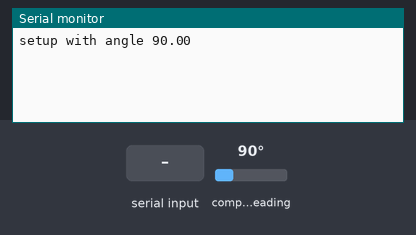
A sketch run on a simulated ESP32. On the bench: the last lines printed to the serial monitor. Wiring (inferred from the names in the program): AS5600 angle sensor at I2C address 0x36. The test bench sets the inputs (shaded band); at power-on: compass heading 90°. Stepper angles assume 200 steps per turn.

Above: at 1.2 s.
1.3 s: "x,45\n" received over Serial
At 1.8 s:
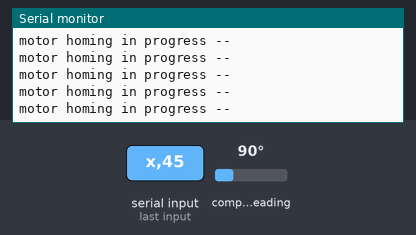
4.3 s: compass heading set to 7°
At 4.8 s:
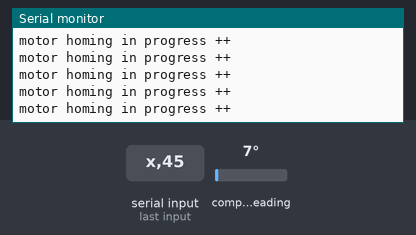

Measured:
- after the input at 1.3 s, the serial monitor: prints a new line at once (image 1)
- after the input at 4.3 s, the serial monitor: prints a new line at once (image 2)

The sketch:

enc_fmod_lib.ino
```cpp
#include "SCAS5600.h"
#include <AccelStepper.h>
int x = 0;
#define DIR 22
#define STEP 23

#define MS1 18
#define MS2 19
#define MS3 21
long init_steps = 0;
AccelStepper stepper(1, STEP, DIR);
SCAS5600 myenc(27, 13);
void setup() {
  // put your setup code here, to run once:

  Serial.begin(115200);
  pinMode(MS2, OUTPUT);
  digitalWrite(MS2, 1);
  stepper.setMaxSpeed(100000);
  stepper.setSpeed(100000);
  stepper.setAcceleration(100000);
  Serial.printf("setup with angle %.2f\n", myenc.ReadRawAngle());
}
void shortest_dist(word ang = 0) {
  while (1) {
    if (myenc.ReadRawAngle() >= (ang - 0.9) && myenc.ReadRawAngle() <= (ang + 0.9)) {
      //      Serial.printf("motor moved at %.2f successfully\n", myenc.ReadRawAngle());
      delay(1);
      break;
    }
    else {
      //      myenc.ReadRawAngle();
      if (fmod((ang - myenc.ReadRawAngle() + 360), 360) < 180) {
        Serial.printf("motor homing in progress ++ \n");
        stepper.moveTo(init_steps);
        init_steps = init_steps + 1;
        stepper.run();
        //        ReadRawAngle();
      }
      else {
        Serial.printf("motor homing in progress -- \n");
        stepper.moveTo(init_steps);
        init_steps = init_steps - 1;
        stepper.run();
        //        ReadRawAngle();
      }
    }
    //  yield();
  }
}
void loop() {
  if (Serial.available()) {
    char c = Serial.read();
    if (c == 'x') {
      int v = Serial.parseInt();
      //  int y = 1250;
      shortest_dist(v);
    }
  }
}
```

SCAS5600.cpp
```cpp
#include "Arduino.h"
#include "SCAS5600.h"

SCAS5600::SCAS5600(short SDA, short SCL) {
  Wire.begin(SDA, SCL);
  Wire.setClock(800000L);
}
float SCAS5600::ReadRawAngle() {
  //7:0 - bits
  Wire.beginTransmission(0x36); //connect to the sensor
  Wire.write(0x0D); //figure 21 - register map: Raw angle (7:0)
  Wire.endTransmission(); //end transmission
  Wire.requestFrom(0x36, 1); //request from the sensor

  while (Wire.available() == 0); //wait until it becomes available
  lowbyte = Wire.read(); //Reading the data after the request

  //11:8 - 4 bits
  Wire.beginTransmission(0x36);
  Wire.write(0x0C); //figure 21 - register map: Raw angle (11:8)
  Wire.endTransmission();
  Wire.requestFrom(0x36, 1);

  while (Wire.available() == 0);
  highbyte = Wire.read();

  //4 bits have to be shifted to its proper place as we want to build a 12-bit number
  highbyte = highbyte << 8; //shifting to left
  //What is happening here is the following: The variable is being shifted by 8 bits to the left:
  //Initial value: 00000000|00001111 (word = 16 bits or 2 bytes)
  //Left shifting by eight bits: 00001111|00000000 so, the high byte is filled in

  //Finally, we combine (bitwise OR) the two numbers:
  //High: 00001111|00000000
  //Low:  00000000|00001111
  //      -----------------
  //H|L:  00001111|00001111
  rawAngle = highbyte | lowbyte; //int is 16 bits (as well as the word)

  //We need to calculate the angle:
  //12 bit -> 4096 different levels: 360° is divided into 4096 equal parts:
  //360/4096 = 0.087890625
  //Multiply the output of the encoder with 0.087890625
  degAngle = rawAngle * 0.087890625;
  return degAngle;
  //  Serial.printf("Deg angle: %.2f motor step: %d\n", degAngle, stepper.currentPosition());
  //  Serial.println(degAngle, 2); //absolute position of the encoder within the 0-360 circle
}
float SCAS5600::correctAngle() {
  correctedAngle = degAngle - startAngle; //this tares the position

  if (correctedAngle < 0) //if the calculated angle is negative, we need to "normalize" it
  {
    correctedAngle = correctedAngle + 360; //correction for negative numbers (i.e. -15 becomes +345)
  }
  return correctedAngle;
}
word SCAS5600::checkQuadrant() {

  /*
    //Quadrants:
    4  |  1
    ---|---
    3  |  2
  */

  //Quadrant 1
  if (correctedAngle >= 0 && correctedAngle <= 90)
  {
    quadrantNumber = 1;
  }

  //Quadrant 2
  if (correctedAngle > 90 && correctedAngle <= 180)
  {
    quadrantNumber = 2;
  }

  //Quadrant 3
  if (correctedAngle > 180 && correctedAngle <= 270)
  {
    quadrantNumber = 3;
  }

  //Quadrant 4
  if (correctedAngle > 270 && correctedAngle < 360)
  {
    quadrantNumber = 4;
  }
  //Serial.print("Quadrant: ");
  //Serial.println(quadrantNumber); //print our position "quadrant-wise"

  if (quadrantNumber != previousquadrantNumber) //if we changed quadrant
  {
    if (quadrantNumber == 1 && previousquadrantNumber == 4)
    {
      numberofTurns++; // 4 --> 1 transition: CW rotation
    }

    if (quadrantNumber == 4 && previousquadrantNumber == 1)
    {
      numberofTurns--; // 1 --> 4 transition: CCW rotation
    }
    //this could be done between every quadrants so one can count every 1/4th of transition

    previousquadrantNumber = quadrantNumber;  //update to the current quadrant

  }
  return quadrantNumber;
}
word SCAS5600::checkMagnetPresence() {//This function runs in the setup() and it locks the MCU until the magnet is not positioned properly

  while ((magnetStatus & 32) != 32) //while the magnet is not adjusted to the proper distance - 32: MD = 1
  {
    magnetStatus = 0; //reset reading

    Wire.beginTransmission(0x36); //connect to the sensor
    Wire.write(0x0B); //figure 21 - register map: Status: MD ML MH
    Wire.endTransmission(); //end transmission
    Wire.requestFrom(0x36, 1); //request from the sensor

    while (Wire.available() == 0); //wait until it becomes available
    magnetStatus = Wire.read(); //Reading the data after the request

    Serial.print("Magnet status: ");
    Serial.println(magnetStatus, BIN); //print it in binary so you can compare it to the table (fig 21)
  }

  //Status register output: 0 0 MD ML MH 0 0 0
  //MH: Too strong magnet - 100111 - DEC: 39
  //ML: Too weak magnet - 10111 - DEC: 23
  //MD: OK magnet - 110111 - DEC: 55
  return magnetStatus;
}
```

SCAS5600.h
```cpp
#ifndef SCAS5600_h
#define SCAS5600_h

#include "Arduino.h"
#include <Wire.h>
class SCAS5600 {
  public:
    SCAS5600(short SDA, short SCL);
    float ReadRawAngle();
    float correctAngle();
    word checkQuadrant();
    word checkMagnetPresence();
  private:
    int magnetStatus = 0;
    int lowbyte;
    word highbyte;
    int rawAngle;
    float degAngle;
    int quadrantNumber, previousquadrantNumber;
    float numberofTurns = 0;
    float correctedAngle = 0;
    float totalAngle = 0;
    float startAngle = 0;
    float previoustotalAngle = 0;
};
#endif
```
